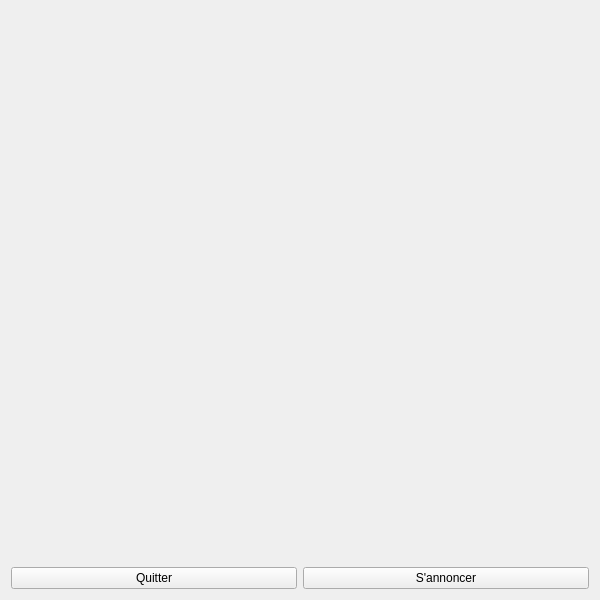
<?xml version="1.0" encoding="UTF-8"?>
<ui version="4.0">
 <class>Lobby</class>
 <widget class="QWidget" name="Lobby">
  <property name="geometry">
   <rect>
    <x>0</x>
    <y>0</y>
    <width>600</width>
    <height>600</height>
   </rect>
  </property>
  <property name="windowTitle">
   <string>Form</string>
  </property>
  <layout class="QGridLayout" name="gridLayout">
   <item row="1" column="0">
    <widget class="QPushButton" name="quitButton">
     <property name="text">
      <string>Quitter</string>
     </property>
    </widget>
   </item>
   <item row="1" column="1">
    <widget class="QPushButton" name="announceButton">
     <property name="text">
      <string>S'annoncer</string>
     </property>
    </widget>
   </item>
   <item row="0" column="0" colspan="2">
    <widget class="QLabel" name="label">
     <property name="text">
      <string/>
     </property>
    </widget>
   </item>
  </layout>
 </widget>
 <resources/>
 <connections/>
</ui>
